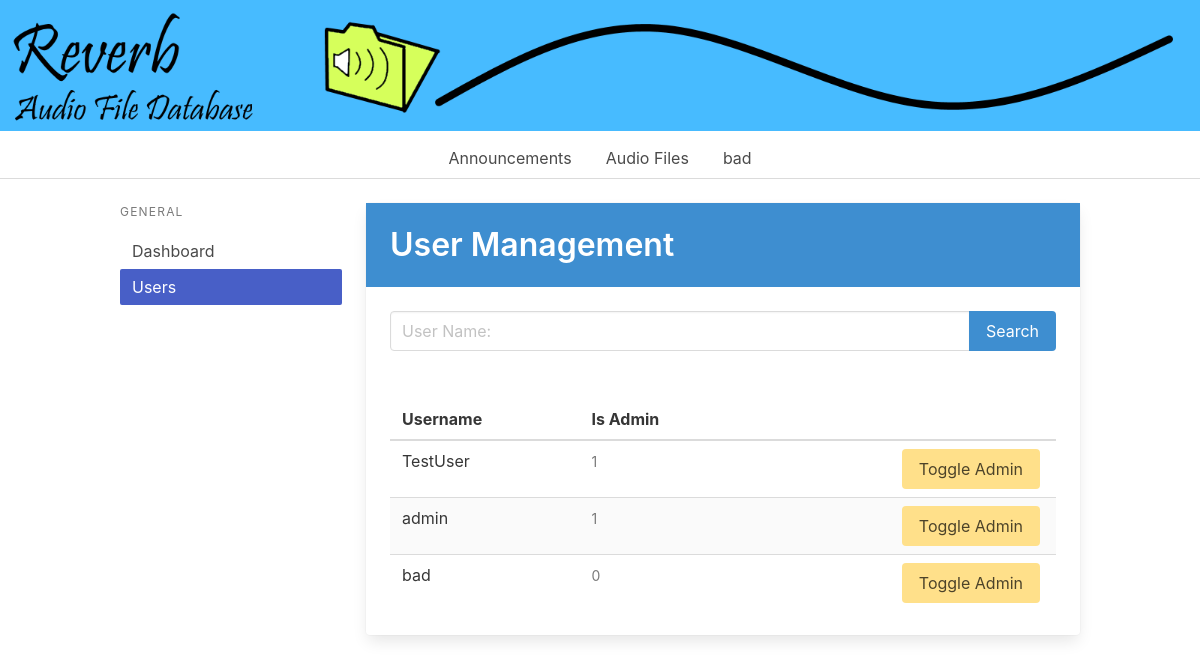
Screenshot of /admin/adminUsers.php (signed in) with the database file from the repository.
### tables this page shows
CREATE TABLE `user` (
  `IDUser` int(11) NOT NULL,
  `Username` varchar(200) NOT NULL,
  `Password` varchar(200) NOT NULL,
  `IsAdmin` tinyint(1) NOT NULL DEFAULT 0
);

### admin/adminUsers.php (the view, shortened to what this page needs)
<!DOCTYPE html>
<html lang="en">
	<head>
		<link rel="stylesheet"
		href="https://cdnjs.cloudflare.com/ajax/libs/bulma/0.9.3/css/bulma.min.css">
	</head>
	<body>
		<?php include("../shared/header.php"); ?>
		<div class="container">
			<div class="columns">
				<?php include("../admin/adminDashboardSidePanel.php"); ?>
				<div class="column is-9">
					<div class="card has-table">
						<section class="hero is-info welcome is-small">
							<div class="hero-body">
								<div class="container">
									<h1 class="title">
										User Management
									</h1>
								</div>
							</div>
						</section>
						<form method="post">
							<div class="card-content">
								<div class="field has-addons">
									<div class="control is-expanded">
										<input class="input" type="text" name ="txtSearch" placeholder="User Name:">
									</div>
									<div class="control">
										<button class="button is-info" type="submit" name="btnSearch">
											Search
										</button>
									</div>
								</div>
							</div>
						</form>
						<div class="card-content">
							<div class="b-table has-pagination">
								<div class="table-wrapper has-mobile-cards">
									<table class="table is-fullwidth is-striped is-hoverable is-fullwidth">
										<thead>
											<tr>
												<th>Username</th>
												<th>Is Admin</th>
												<th></th>
											</tr>
										</thead>
										<tbody id = "userEntries">
											<?php
												if(isset($_POST['btnSearch'])) {
													$conn = new mysqli("localhost", "root", "", "reverb");
													$result=mysqli_query($conn,"SELECT * FROM `user` WHERE `Username` LIKE '%" . $_POST['txtSearch'] . "%';");
													while ($row = $result->fetch_assoc()) {
														echo	'<tr">
																	<form action="../logic/toggleAdmin.php" method="post">
																		<td>
																			<input type="hidden" name="txtUser" value = "'. $row['Username'] . '"</input>' . $row['Username'] . '
																		</td>
																		<td>
																			<small class="has-text-grey is-abbr-like">' . $row['IsAdmin'] . '</small>
																		</td>
																		<td class="is-actions-cell">
																			<div class="buttons is-right">
																				<button class="button is-warning is-primary" type="submit">
																					Toggle Admin
																				</button>
																			</div>
																		</td>
																	</form>
																</tr>';
													}
												} else {
													$conn = new mysqli("localhost", "root", "", "reverb");
													$result=mysqli_query($conn,"SELECT * FROM `user`;");
													while ($row = $result->fetch_assoc()) {
														echo	'<tr">
																	<form action="../logic/toggleAdmin.php" method="post">
																		<td>
																			<input type="hidden" name="txtUser" value = "'. $row['Username'] . '"</input>' . $row['Username'] . '
																		</td>
																		<td>
																			<small class="has-text-grey is-abbr-like">' . $row['IsAdmin'] . '</small>
																		</td>
																		<td class="is-actions-cell">
																			<div class="buttons is-right">
																				<button class="button is-warning is-primary" type="submit">
																					Toggle Admin
																				</button>
																			</div>
																		</td>
																	</form>
																</tr>';
													}
												}
											?>
										</tbody>
									</table>
								</div>
							</div>
						</div>
					</div>
				</div>
			</div>
		</div>
	</body>
</html>

### rows the page displays
user: Username "TestUser", IsAdmin "1"
user: Username "admin", IsAdmin "1"
user: Username "bad", IsAdmin "0"

### other values shown
$_SESSION['username'] "bad"
